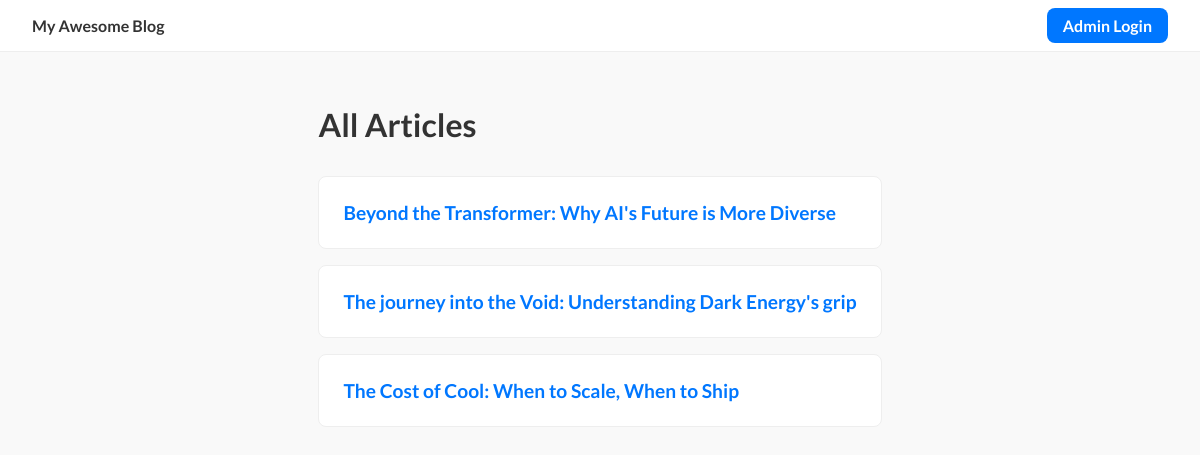
The page / on the database its author committed.
### app.py (models this page shows)
class Article(db.Model):
    id = db.Column(db.Integer, primary_key=True)
    slug = db.Column(db.String(150), unique=True, nullable=False)
    title = db.Column(db.String(200), nullable=False)
    html_content = db.Column(db.Text, nullable=False)

### app.py (the view)
@app.route('/')
def home():
    articles = Article.query.order_by(Article.id.desc()).all()
    return render_template('index.html', articles=articles)

### templates/index.html (shortened to what this page needs)
{% extends 'base.html' %}
{% block content %}
<h1>All Articles</h1>
<ul>
  {% for article in articles %}
    <li class="article-item">
      <a class="article-link" href="{{ url_for('article', slug=article.slug) }}">{{ article.title }}</a>
    </li>
  {% else %}
    <li><h3>No articles yet. The admin can upload one!</h3></li>
  {% endfor %}
</ul>
{% endblock %}

### templates/base.html (shortened to what this page needs)
<!DOCTYPE html>
<html lang="en">
<head>
</head>
<body>
  <nav>
    <a href="{{ url_for('home') }}" class="logo"><strong>My Awesome Blog</strong></a>
    <div class="nav-links">
      {% if current_user.is_authenticated %}
        <a href="{{ url_for('upload') }}">Upload Article</a>
        <a href="{{ url_for('logout') }}">Logout</a>
      {% else %}
        <a href="{{ url_for('login') }}" class="button">Admin Login</a>
      {% endif %}
    </div>
  </nav>
  <main class="container">
    {% block content %}{% endblock %}
  </main>
</body>
</html>

### templates/base.html (style rules this page uses)
body { font-family: 'Lato', sans-serif; background: #f9f9f9; color: #333; margin: 0; display: flex; flex-direction: column; min-height: 100vh; }
.container { max-width: 1500px; margin: 2rem auto; padding: 0 2rem; }
nav { background: #fff; padding: 1rem 2rem; border-bottom: 1px solid #eee; display: flex; justify-content: space-between; align-items: center; }
nav a { color: #333; text-decoration: none; font-weight: 700; }
nav .nav-links a { margin-left: 1.5rem; }
nav .nav-links a.button { background: #0077ff; color: white; padding: 0.5rem 1rem; border-radius: 8px; }
a { color: #0077ff; }

### templates/index.html (style rules this page uses)
h1 { margin-bottom: 2rem; }
ul { list-style: none; padding: 0; }
li.article-item { background: #fff; border: 1px solid #eee; border-radius: 8px; margin-bottom: 1rem; padding: 1.5rem; display: flex; justify-content: space-between; align-items: center; transition: box-shadow 0.2s; }
.article-link { font-size: 1.2rem; font-weight: 700; text-decoration: none; }

### rows shown on the page
Article: title "Beyond the Transformer: Why AI's Future is More Diverse"
Article: title "The journey into the Void: Understanding Dark Energy's grip"
Article: title "The Cost of Cool: When to Scale, When to Ship"
